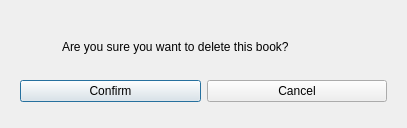
<?xml version="1.0" encoding="UTF-8"?>
<ui version="4.0">
 <class>DeleteBookDialog</class>
 <widget class="QDialog" name="DeleteBookDialog">
  <property name="geometry">
   <rect>
    <x>0</x>
    <y>0</y>
    <width>407</width>
    <height>128</height>
   </rect>
  </property>
  <property name="sizePolicy">
   <sizepolicy hsizetype="Fixed" vsizetype="Fixed">
    <horstretch>0</horstretch>
    <verstretch>0</verstretch>
   </sizepolicy>
  </property>
  <property name="windowTitle">
   <string>Delete Book</string>
  </property>
  <property name="windowIcon">
   <iconset resource="resource.qrc">
    <normaloff>:/img/img/png-clipart-symbol-computer-icons-unicode-notice-miscellaneous-angle.png</normaloff>:/img/img/png-clipart-symbol-computer-icons-unicode-notice-miscellaneous-angle.png</iconset>
  </property>
  <layout class="QVBoxLayout" name="verticalLayout">
   <item>
    <widget class="QStackedWidget" name="stackedWidget">
     <property name="currentIndex">
      <number>0</number>
     </property>
     <widget class="QWidget" name="page">
      <layout class="QVBoxLayout" name="verticalLayout_2">
       <item>
        <layout class="QHBoxLayout" name="horizontalLayout" stretch="1,9">
         <item>
          <widget class="QLabel" name="label_WarningIcon">
           <property name="text">
            <string/>
           </property>
           <property name="alignment">
            <set>Qt::AlignmentFlag::AlignCenter</set>
           </property>
          </widget>
         </item>
         <item>
          <widget class="QLabel" name="label_WarningText">
           <property name="text">
            <string>Are you sure you want to delete this book?</string>
           </property>
          </widget>
         </item>
        </layout>
       </item>
       <item>
        <layout class="QHBoxLayout" name="horizontalLayout_2">
         <item>
          <widget class="QPushButton" name="pushButton_Confirm_2">
           <property name="text">
            <string>Confirm</string>
           </property>
          </widget>
         </item>
         <item>
          <widget class="QPushButton" name="pushButton_Cancel">
           <property name="text">
            <string>Cancel</string>
           </property>
          </widget>
         </item>
        </layout>
       </item>
       <item>
        <widget class="QDialogButtonBox" name="buttonBox">
         <property name="orientation">
          <enum>Qt::Orientation::Horizontal</enum>
         </property>
         <property name="standardButtons">
          <set>QDialogButtonBox::StandardButton::NoButton</set>
         </property>
        </widget>
       </item>
      </layout>
     </widget>
     <widget class="QWidget" name="page_2">
      <layout class="QVBoxLayout" name="verticalLayout_3">
       <item>
        <widget class="QLabel" name="label_Deleted">
         <property name="text">
          <string>Book Deleted!</string>
         </property>
         <property name="alignment">
          <set>Qt::AlignmentFlag::AlignCenter</set>
         </property>
        </widget>
       </item>
      </layout>
     </widget>
    </widget>
   </item>
  </layout>
 </widget>
 <resources>
  <include location="resource.qrc"/>
 </resources>
 <connections>
  <connection>
   <sender>buttonBox</sender>
   <signal>accepted()</signal>
   <receiver>DeleteBookDialog</receiver>
   <slot>accept()</slot>
   <hints>
    <hint type="sourcelabel">
     <x>248</x>
     <y>254</y>
    </hint>
    <hint type="destinationlabel">
     <x>157</x>
     <y>274</y>
    </hint>
   </hints>
  </connection>
  <connection>
   <sender>buttonBox</sender>
   <signal>rejected()</signal>
   <receiver>DeleteBookDialog</receiver>
   <slot>reject()</slot>
   <hints>
    <hint type="sourcelabel">
     <x>316</x>
     <y>260</y>
    </hint>
    <hint type="destinationlabel">
     <x>286</x>
     <y>274</y>
    </hint>
   </hints>
  </connection>
 </connections>
</ui>
